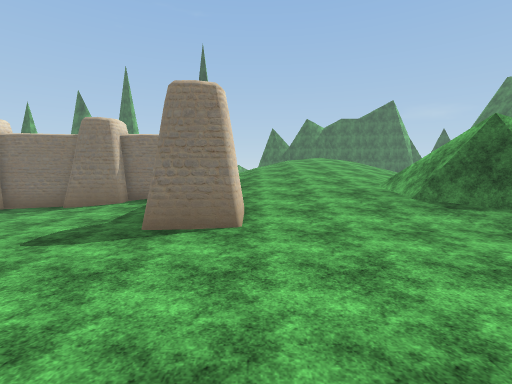
View 1 (above)

24 first-person views from a walk through a 3-D level made in the Unity game engine. The camera is 1.2 m above the floor, tilts 4° down and sees 85° across. The floor is counted in squares, 1 m on a side. Each view is taken from the middle of a square. On the plan, view 1 faces up. The plan holds only what a view shows up to about 13 squares ahead; the rest is blank. The place goes on beyond the plan. The player character is not drawn. Some surface patterns are stand-ins.

View 2
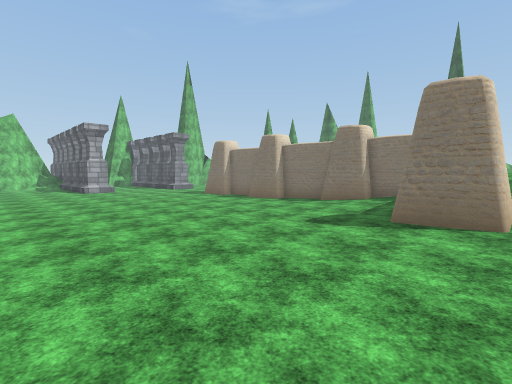

View 3
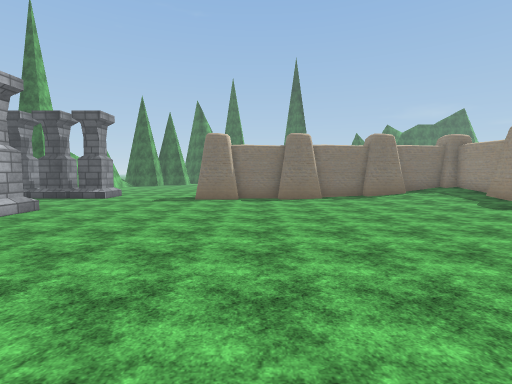

View 4
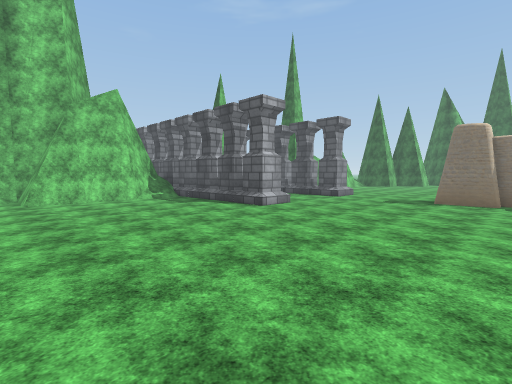

View 5
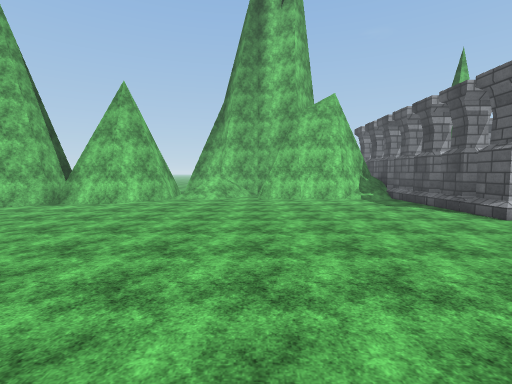

View 6
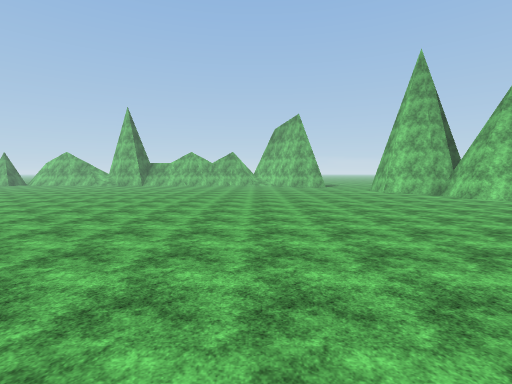

View 7
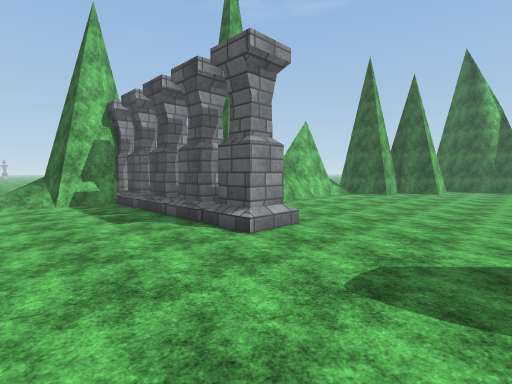

View 8
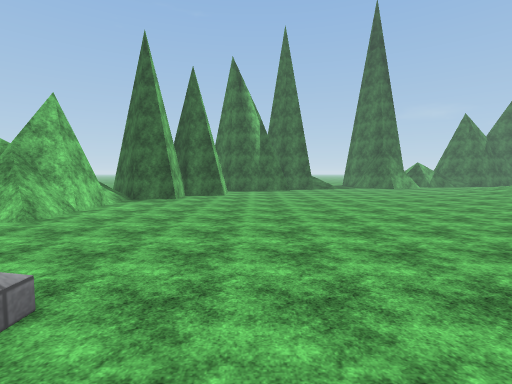

View 9
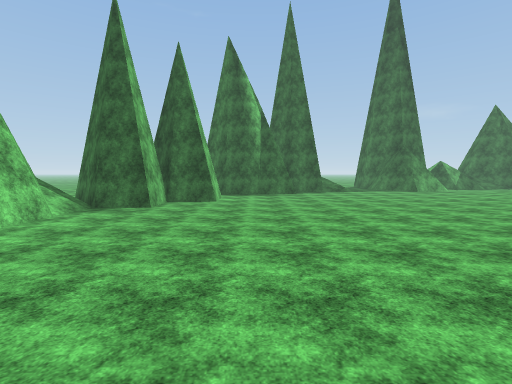

View 10
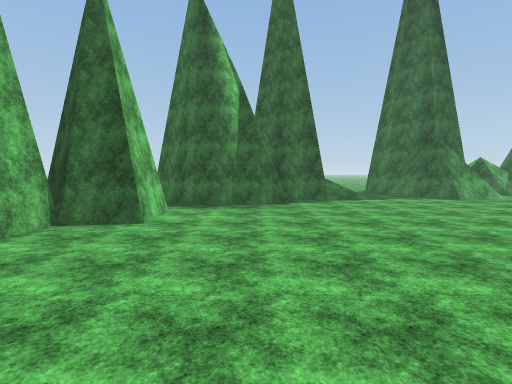

View 11
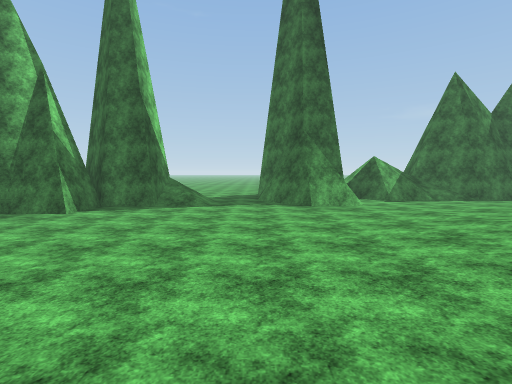

View 12
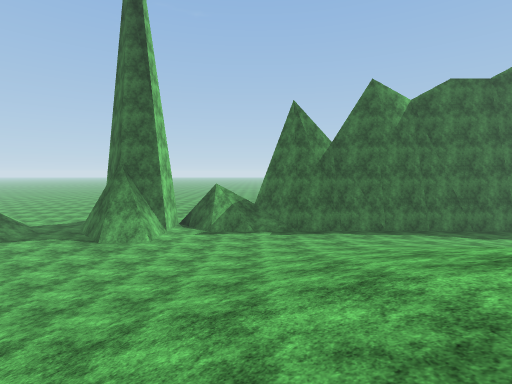

View 13
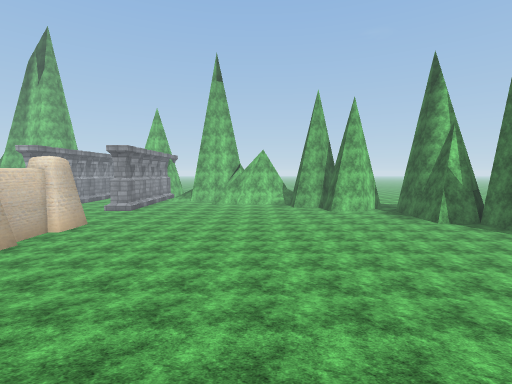

View 14
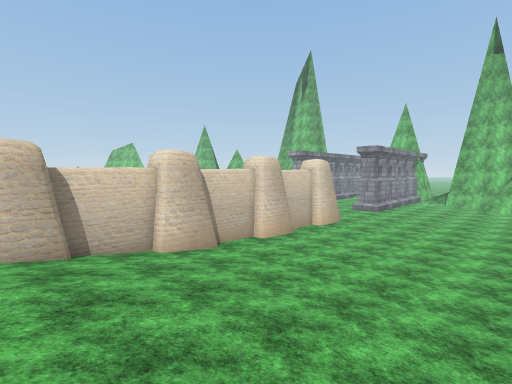

View 15
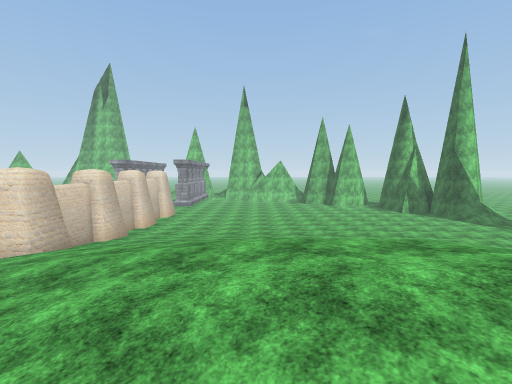

View 16
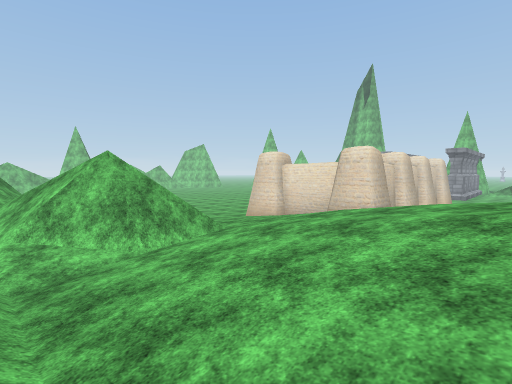

View 17
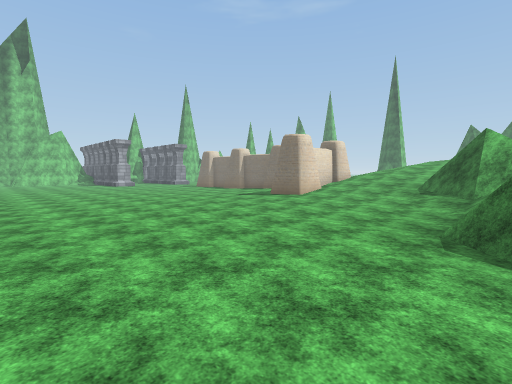

View 18
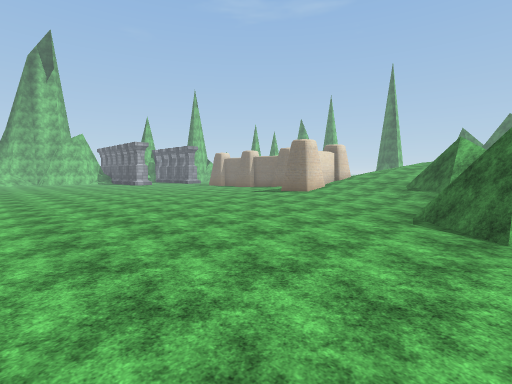

View 19
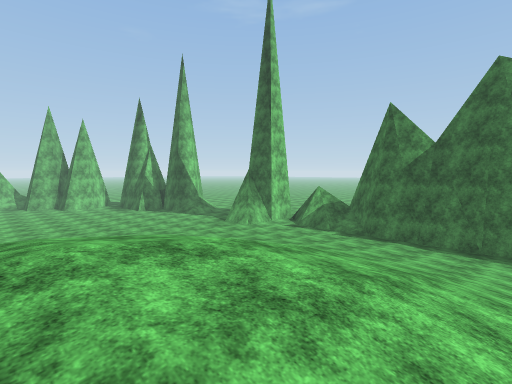

View 20
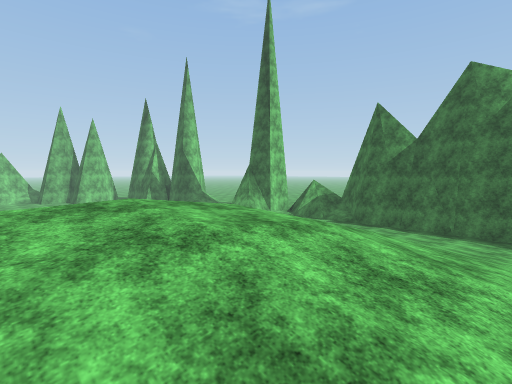

View 21
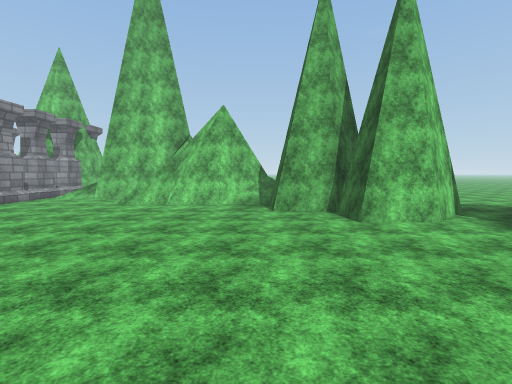

View 22
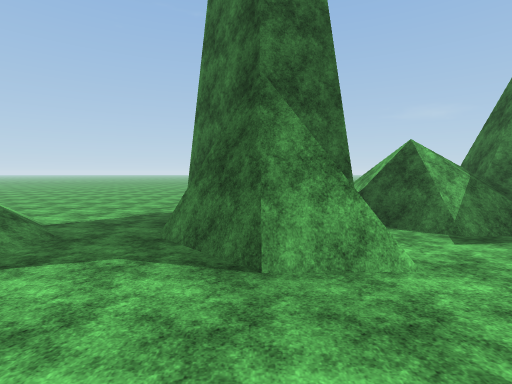

View 23
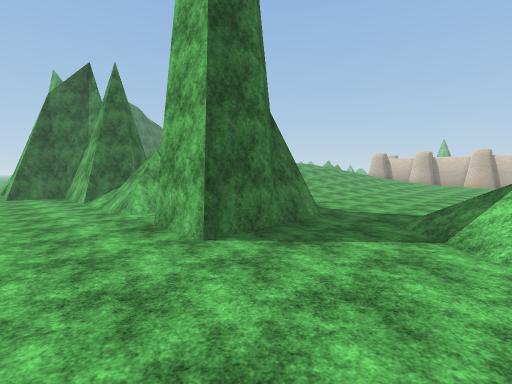

View 24
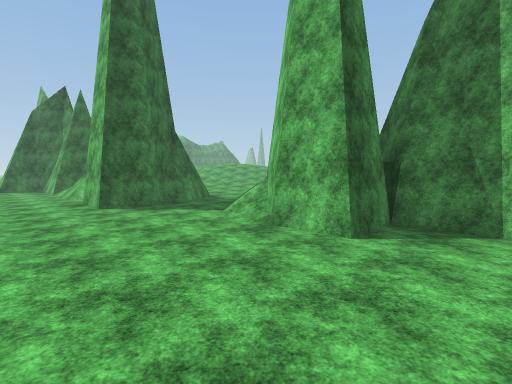

### Floor plan
Key: @ floor where view 1 was taken; # wall or solid block; . main floor; : floor 0.25 m higher than the main floor; + floor 0.5 m higher than the main floor; * floor 1 m higher than the main floor; % floor 1.5 m higher than the main floor; & floor 1.75 m higher than the main floor; $ floor 2 m higher than the main floor; / step, stairs or slope; = window, fence, low wall or low ledge; O other object.
Columns run from 24 left of view 1 to 8 right of it. Each row starts with its distance up from view 1.
 37       .................
 36        .....................##
 35       ......................##
 34       ..........###.#==/#####
 33       ..........##  ###=##
 32       ...##//...##  ##=###
 31 ..    ...###//..=####.==O########
 30 ...   #### ##//..###=............
 29  ...  # #####//...##=............
 28   ...## ###..............::::::::
 27    ...#####............::::////::
 26     ##................:::////////
 25     ###..............::://///////
 24    ####.............::://////////
 23  ######.............::+//////////
 22  ####..............::////////////
 21  /###..............::////////////
 20 ##/................::////////////
 19  ##................///   ///$$///
 18  ##...............:/// // $$$$///
 17  ##...............:/// /  $$$////
 16 ##=...............://// //&$///
 15 #==...............:///////&&//
 14 #.................:///////&//////
 13 #.................:///////%/////
 12 /.................:://///////////
 11 /.................::+///*////////
 10 OOOOOOO...##############/////////
  9 OOOOOOO...##############////##///
  8 ...................:::##////=##//
  7 ....................::##+///=#==/
  6 .....................:##/////##//
  5 ///////...............##:::::/==/
  4 OOOOOOO.................::::::///
  3 /.............................//
  2 /.............................=/
  1 #.............................==/
  0 #.......................@......==
 -1 #...............................#
 -2 #................................
 -3 =................................
 -4 .................................
 -5 /................................
 -6 /...............................
 -7 #/............................. .
 -8 ##/.....................
 -9  ##.....................

Positions as (right, up) in squares from view 1, and headings:
1: (0, 0), facing up
2: (0, -1), facing up-left
3: (-11, -4), facing up
4: (-11, -4), facing up-left
5: (-11, -3), facing left
6: (-12, 4), facing down
7: (-14, 5), facing up-left
8: (-16, 8), facing up
9: (-16, 11), facing up
10: (-15, 16), facing up
11: (-8, 18), facing up
12: (0, 18), facing up
13: (-1, 18), facing left
14: (-1, 17), facing down-left
15: (6, 16), facing left
16: (8, 14), facing down-left
17: (7, -5), facing up-left
18: (8, -7), facing up-left
19: (7, 18), facing up-left
20: (8, 17), facing up-left
21: (-11, 20), facing left
22: (-6, 25), facing up
23: (-12, 37), facing down-right
24: (-18, 37), facing down-right
